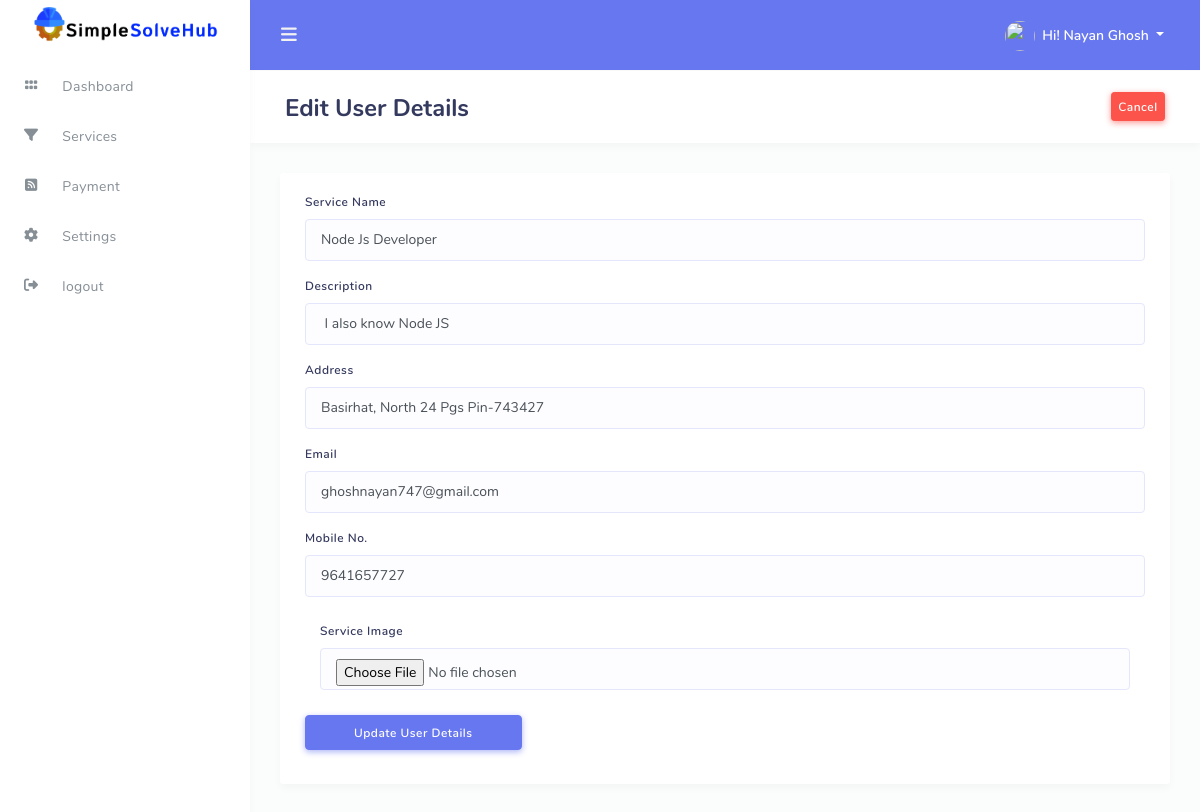
Screenshot of /agent/service_edit.php?edte=10 (signed in) with the database file from the repository.
### tables this page shows
CREATE TABLE `register` (
  `id` int(11) NOT NULL,
  `full_name` text NOT NULL,
  `email` text NOT NULL,
  `profession` text NOT NULL,
  `pincode` text NOT NULL,
  `password` text NOT NULL,
  `mobile_number` text NOT NULL,
  `register_date` text NOT NULL,
  `user_type` text NOT NULL,
  `status` text NOT NULL,
  `auth` text NOT NULL
);

CREATE TABLE `agent_service` (
  `id` int(11) NOT NULL,
  `user_id` text NOT NULL,
  `service_profession` text NOT NULL,
  `service_name` text NOT NULL,
  `description` text NOT NULL,
  `address` text NOT NULL,
  `email` text NOT NULL,
  `mobile_number` text NOT NULL,
  `service_image` text NOT NULL,
  `auth` text NOT NULL
);

### agent/service_edit.php (the view, shortened to what this page needs)
<link rel="stylesheet" href="https://cdn.jsdelivr.net/npm/sweetalert2@10">
<?php
include('../config/db_con.php');
$id = $_REQUEST["edte"];
$sql = "SELECT * FROM `agent_service` WHERE id='$id'";
$data = mysqli_query($conn, $sql);
$result = mysqli_fetch_assoc($data);
        ?>
<!DOCTYPE html>
<html>
<head>
    <?php $page="services_edit"; require './assets/components/head.php' ?>
</head>
<body>
	<div id="app">
    <div class="main-wrapper main-wrapper-1">
      <div class="navbar-bg"></div>
      <?php  require './assets/components/navbar.php' ?>
      <?php  require './assets/components/sidebar.php' ?>
      <div class="main-content">
        <section class="section">
          <div class="section-header d-flex justify-content-between">
            <h1>Edit User Details</h1>
            <div class="btns">
              <a href="./services.php" class="btn btn-danger btn-sm" >Cancel</a>
            </div>
          </div>
          <div class="row">
              <div class="col-12">
              <div class="card">
                  <div class="card-body">
                    <form method="POST" enctype="multipart/form-data">
                            <div class="form-group mb-3">
                                <label for="service_name">Service Name</label>
                                <input type="text" class="form-control" id="service_name" name="service_name" placeholder="Enter your Full Name" value="<?php echo $result['service_name']?>">
                            </div>
                            <div class="form-group mb-3">
                                <label for="description">Description</label>
                                <input type="text" class="form-control" id="description" name="description" placeholder="Enter your Full Name" value="<?php echo $result['description']?>">
                            </div>
                            <div class="form-group mb-3">
                                <label for="address">Address</label>
                                <input type="text" class="form-control" id="address" name="address" placeholder="Enter your Full Name" value="<?php echo $result['address']?>">
                            </div>
                            <div class="form-group mb-3">
                                <label for="email">Email</label>
                                <input type="text" class="form-control" id="email" name="email" placeholder="Enter your email" value="<?php echo $result['email'] ?>">
                            </div>
                            <div class="form-group">
                                <label for="phone">Mobile No.</label>
                                <input type="text" class="form-control" id="phone" name="mobile_number" placeholder="Enter your Mobile No." value="<?php echo $result['mobile_number'] ?> ">
                            </div>
                            <div class="col-md-12 form-group">
                                            <label for="service_image" class="form-label">Service Image</label>
                                            <input type="file" class="form-control" id="service_image" name="service_image" placeholder="image"  value="<?php echo $result['service_image'] ?>" required="">
                                        </div>
                             <input type="submit" name="submit" value="Update User Details" class="btn btn-primary px-5">
                        </div>
</body>
</html>

### agent/assets/components/navbar.php (shortened to what this page needs)
<?php
   $user_id=$_SESSION['UID'];
   $sql=mysqli_fetch_assoc(mysqli_query($conn,"SELECT * from register WHERE id='$user_id'"));
?>
<nav class="navbar navbar-expand-lg main-navbar">
    <ul class="navbar-nav mr-3">
        <li><a href="#" data-toggle="sidebar" class="nav-link nav-link-lg"><i class="fas fa-bars"></i></a></li>
    </ul>
    <ul class="navbar-nav navbar-right ml-auto">
        <li class="dropdown"><a href="#" data-toggle="dropdown"
                class="nav-link dropdown-toggle nav-link-lg nav-link-user">
                <img alt="image"
                    src="https://encrypted-tbn0.gstatic.com/images?q=tbn:ANd9GcTcg4Y51XjQ-zSf87X4nUPTQzsF83eFdZswTg&usqp=CAU"
                    class="rounded-circle mr-1">
                <div class="d-sm-none d-lg-inline-block">Hi! <?php echo $sql['full_name'] ?></div>
            </a>
        </li>
    </ul>
</nav>

### rows the page displays
register: full_name "Nayan Ghosh"
agent_service: service_name "Node Js Developer", description "I also know Node JS", address "Basirhat, North 24 Pgs Pin-743427", email "ghoshnayan747@gmail.com", mobile_number "9641657727"
